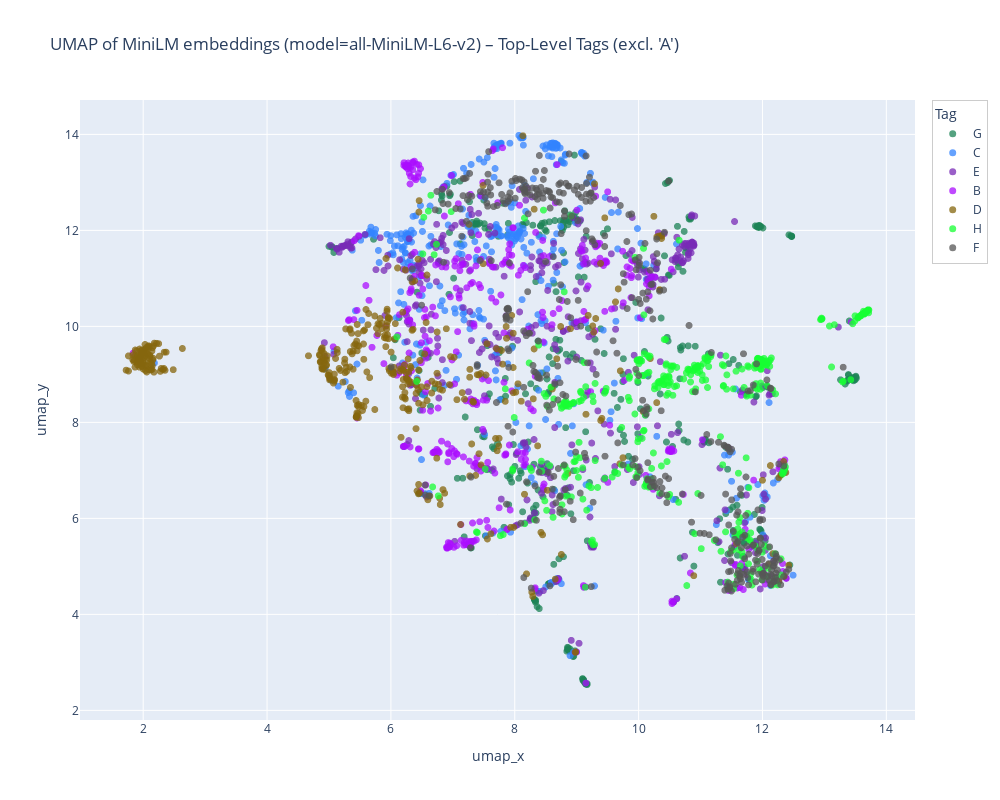

Write notebook code for a chart like this one.
### Markdown cell above
# Top-Level Tag Embedding Visualization (Excluding 'A')
This notebook:

1. Loads MiniLM embeddings for files whose assigned tag is a *top-level* filing tag (no parent) except 'A'.
2. Samples up to `MAX_PER_TAG` items per tag for balance.
3. L2 normalizes embeddings, does PCA (pre-reduction) then UMAP to 2D.
4. Plots an interactive scatter with distinct colors per tag.

If no rows are returned (e.g., env vars / DB not set or tags missing), the notebook will report and skip plotting.

Adjustable knobs near the top: `MAX_PER_TAG`, `PCA_PRECOMP`, and `UMAP_PARAMS`.

### Code cell
if df_vis.empty:
    print("No data available for visualization. Check database connection, model name, or tag filters.")
else:
    # Ensure deterministic color mapping (sorted tags)
    unique_tags = sorted(df_vis['tag'].unique())
    color_discrete_sequence = px.colors.qualitative.Alphabet
    # If more tags than palette length, cycle
    palette = [color_discrete_sequence[i % len(color_discrete_sequence)] for i in range(len(unique_tags))]
    tag_color_map = {t: palette[i] for i, t in enumerate(unique_tags)}

    fig = px.scatter(
        df_vis,
        x='umap_x',
        y='umap_y',
        color='tag',
        hover_data=['file_id', 'filename', 'tag'],
        title=f"UMAP of MiniLM embeddings (model={MODEL_NAME}) – Top-Level Tags (excl. 'A')",
        width=1000,
        height=800,
        opacity=0.75,
        color_discrete_map=tag_color_map,
    )
    fig.update_layout(legend_title_text="Tag", legend=dict(itemsizing='trace', bordercolor='rgba(0,0,0,0.2)', borderwidth=1))
    fig.update_traces(marker=dict(size=7, line=dict(width=0)))
    fig.show()
    print("Visualization complete.")

### Figure 1 — Plotly figure (JSON) as saved in the notebook; plotly's stock layout.template omitted (floating-point values rounded to 4 significant figures; data arrays with more than 128 entries replaced by an {"elided": "..."} marker saying what was removed)
{"data": [{"customdata": {"elided": "400x3 mixed values"}, "hovertemplate": "tag=%{customdata[2]}<br>umap_x=%{x}<br>umap_y=%{y}<br>file_id=%{customdata[0]}<br>filename=%{customdata[1]}<extra></extra>", "legendgroup": "G", "marker": {"color": "#1C8356", "line": {"width": 0}, "opacity": 0.75, "size": 7, "symbol": "circle"}, "mode": "markers", "name": "G", "showlegend": true, "type": "scattergl", "x": {"elided": "400 float values"}, "xaxis": "x", "y": {"elided": "400 float values"}, "yaxis": "y"}, {"customdata": {"elided": "400x3 mixed values"}, "hovertemplate": "tag=%{customdata[2]}<br>umap_x=%{x}<br>umap_y=%{y}<br>file_id=%{customdata[0]}<br>filename=%{customdata[1]}<extra></extra>", "legendgroup": "C", "marker": {"color": "#3283FE", "line": {"width": 0}, "opacity": 0.75, "size": 7, "symbol": "circle"}, "mode": "markers", "name": "C", "showlegend": true, "type": "scattergl", "x": {"elided": "400 float values"}, "xaxis": "x", "y": {"elided": "400 float values"}, "yaxis": "y"}, {"customdata": {"elided": "400x3 mixed values"}, "hovertemplate": "tag=%{customdata[2]}<br>umap_x=%{x}<br>umap_y=%{y}<br>file_id=%{customdata[0]}<br>filename=%{customdata[1]}<extra></extra>", "legendgroup": "E", "marker": {"color": "#782AB6", "line": {"width": 0}, "opacity": 0.75, "size": 7, "symbol": "circle"}, "mode": "markers", "name": "E", "showlegend": true, "type": "scattergl", "x": {"elided": "400 float values"}, "xaxis": "x", "y": {"elided": "400 float values"}, "yaxis": "y"}, {"customdata": {"elided": "400x3 mixed values"}, "hovertemplate": "tag=%{customdata[2]}<br>umap_x=%{x}<br>umap_y=%{y}<br>file_id=%{customdata[0]}<br>filename=%{customdata[1]}<extra></extra>", "legendgroup": "B", "marker": {"color": "#AA0DFE", "line": {"width": 0}, "opacity": 0.75, "size": 7, "symbol": "circle"}, "mode": "markers", "name": "B", "showlegend": true, "type": "scattergl", "x": {"elided": "400 float values"}, "xaxis": "x", "y": {"elided": "400 float values"}, "yaxis": "y"}, {"customdata": {"elided": "400x3 mixed values"}, "hovertemplate": "tag=%{customdata[2]}<br>umap_x=%{x}<br>umap_y=%{y}<br>file_id=%{customdata[0]}<br>filename=%{customdata[1]}<extra></extra>", "legendgroup": "D", "marker": {"color": "#85660D", "line": {"width": 0}, "opacity": 0.75, "size": 7, "symbol": "circle"}, "mode": "markers", "name": "D", "showlegend": true, "type": "scattergl", "x": {"elided": "400 float values"}, "xaxis": "x", "y": {"elided": "400 float values"}, "yaxis": "y"}, {"customdata": {"elided": "400x3 mixed values"}, "hovertemplate": "tag=%{customdata[2]}<br>umap_x=%{x}<br>umap_y=%{y}<br>file_id=%{customdata[0]}<br>filename=%{customdata[1]}<extra></extra>", "legendgroup": "H", "marker": {"color": "#16FF32", "line": {"width": 0}, "opacity": 0.75, "size": 7, "symbol": "circle"}, "mode": "markers", "name": "H", "showlegend": true, "type": "scattergl", "x": {"elided": "400 float values"}, "xaxis": "x", "y": {"elided": "400 float values"}, "yaxis": "y"}, {"customdata": {"elided": "400x3 mixed values"}, "hovertemplate": "tag=%{customdata[2]}<br>umap_x=%{x}<br>umap_y=%{y}<br>file_id=%{customdata[0]}<br>filename=%{customdata[1]}<extra></extra>", "legendgroup": "F", "marker": {"color": "#565656", "line": {"width": 0}, "opacity": 0.75, "size": 7, "symbol": "circle"}, "mode": "markers", "name": "F", "showlegend": true, "type": "scattergl", "x": {"elided": "400 float values"}, "xaxis": "x", "y": {"elided": "400 float values"}, "yaxis": "y"}], "layout": {"height": 800, "legend": {"bordercolor": "rgba(0,0,0,0.2)", "borderwidth": 1, "itemsizing": "trace", "title": {"text": "Tag"}, "tracegroupgap": 0}, "title": {"text": "UMAP of MiniLM embeddings (model=all-MiniLM-L6-v2) – Top-Level Tags (excl. 'A')"}, "width": 1000, "xaxis": {"anchor": "y", "domain": [0, 1], "title": {"text": "umap_x"}}, "yaxis": {"anchor": "x", "domain": [0, 1], "title": {"text": "umap_y"}}}}
